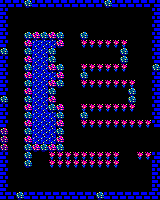

The image is a tile-based game level rendered from a .tmx file. Its description and complete source (layers, tilesets, objects, tile grids) follow:
An orthogonal 20x25 tile map with 8x8 px tiles, 1 tile layer (Capa de Patrones 1).

<map version="1.2" tiledversion="1.2.4" orientation="orthogonal" renderorder="right-down" width="20" height="25" tilewidth="8" tileheight="8" infinite="0" nextlayerid="2" nextobjectid="1">
 <tileset firstgid="1" source="sp.tsx" />
 <layer id="1" name="Capa de Patrones 1" width="20" height="25">
  <data encoding="csv">
17,17,17,36,17,17,17,17,17,17,17,17,17,36,17,17,17,17,17,16,
17,1,1,1,1,1,1,1,1,1,1,1,1,1,1,1,1,1,1,16,
17,1,1,1,1,1,1,1,1,1,1,1,1,1,1,1,1,1,1,16,
17,1,1,1,1,1,1,1,1,1,1,1,1,1,1,1,1,1,1,16,
17,1,1,36,38,36,38,36,1,1,36,1,1,1,1,1,1,1,1,16,
17,1,1,38,28,28,28,38,1,1,9,9,9,9,9,9,1,1,1,16,
36,1,1,36,28,28,36,1,1,1,1,1,1,1,1,36,1,1,1,16,
17,1,1,38,28,28,36,1,1,1,1,1,1,1,1,36,1,1,1,16,
17,1,1,36,28,28,38,36,1,1,9,9,9,9,9,9,1,1,1,36,
17,1,1,38,28,28,28,38,1,1,36,1,1,1,1,1,1,1,1,16,
17,1,1,36,28,28,38,36,1,1,9,9,9,9,9,9,9,1,1,16,
17,1,1,38,28,28,36,1,1,1,1,1,1,1,1,1,36,1,1,16,
36,1,1,36,28,28,38,1,1,1,1,1,1,1,1,1,36,1,1,16,
17,1,1,38,28,28,36,38,1,1,9,9,9,9,9,9,9,1,1,16,
17,1,1,36,28,28,28,36,1,1,36,1,1,1,1,1,1,1,1,16,
17,1,1,38,28,28,28,38,1,1,9,9,9,9,9,9,9,9,9,16,
37,1,1,36,28,28,28,36,1,1,1,1,1,1,1,1,1,1,1,1,
37,1,1,38,28,28,28,38,1,1,1,1,1,1,1,1,1,1,1,1,
37,1,1,36,38,36,38,36,1,1,1,1,1,1,1,1,1,1,1,1,
17,1,1,36,1,1,9,9,9,9,9,9,9,9,9,1,1,9,9,16,
17,1,1,36,1,1,9,9,9,9,9,9,9,9,9,1,1,1,1,17,
17,1,1,1,1,1,1,1,1,1,1,1,1,1,1,1,1,1,1,17,
17,1,1,1,1,1,1,1,1,1,1,1,1,1,1,1,1,1,1,17,
17,1,1,1,1,1,1,1,1,1,1,1,1,1,1,1,1,1,1,17,
17,17,36,17,17,17,17,17,17,17,17,17,36,17,17,17,17,17,17,17
</data>
 </layer>
</map>
